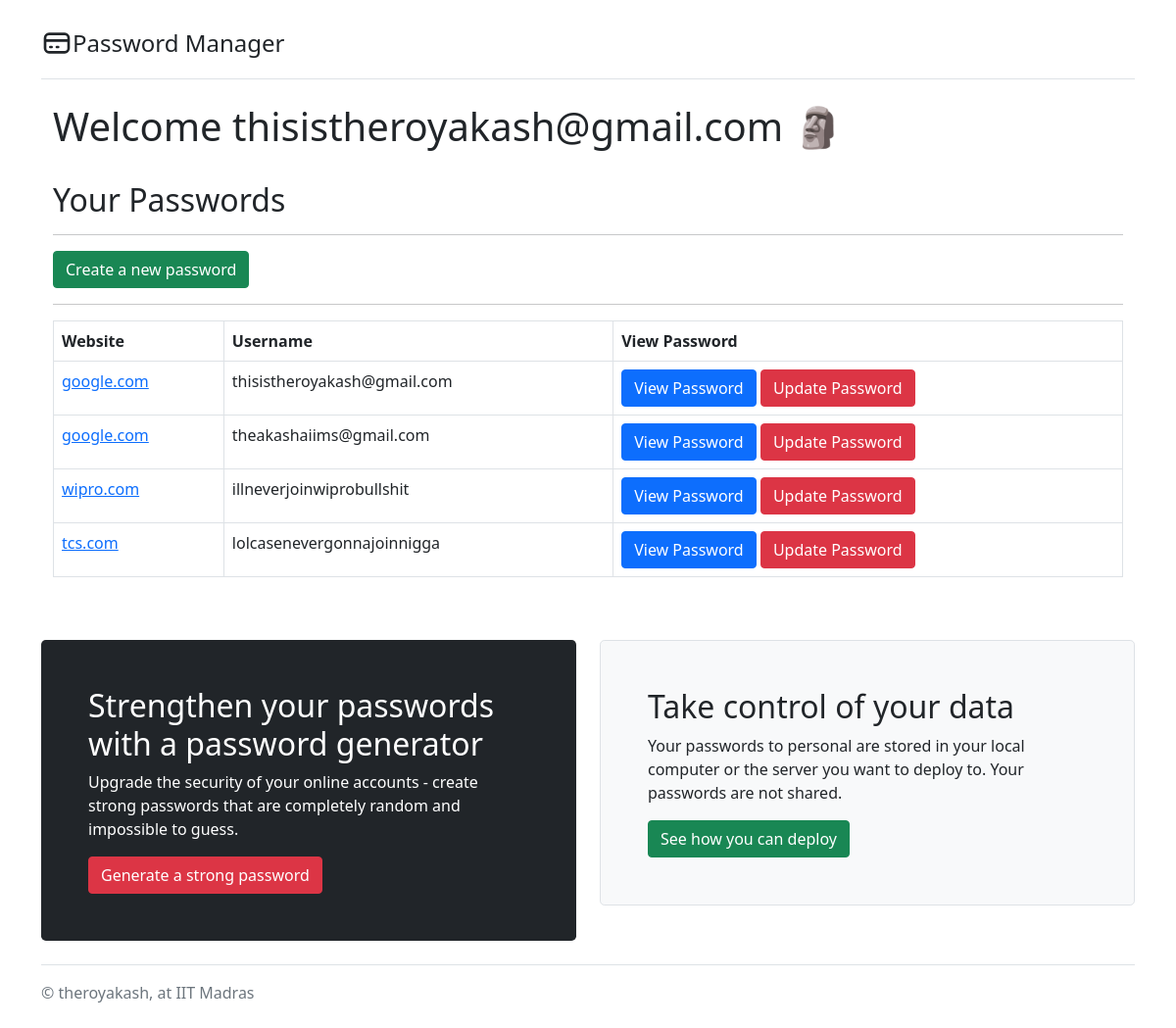
/vault (signed in), run on the app's committed database.
### tables this page shows
CREATE TABLE "passwords" (
            "id"	INTEGER PRIMARY KEY AUTOINCREMENT,
            "website"	TEXT NOT NULL,
            "username"	TEXT NOT NULL,
            "password"	TEXT,
            "last_updated"	TEXT,
            "userid" INTEGER
        );

### main.py (the view)
@app.route("/vault", methods=["GET"])
@login_required
def vault():
    username:str = session.get('username')
    currentlySignedUserID = session.get('userid')
    passwords = database.get_all_passwords(currentlySignedUserID)
    return render_template("vault.html", username=username, passwords=passwords)

### database.py (called while the page is built)
def get_all_passwords(currentlySignedUserID:int):
    connection = sqlite3.connect(f"{HERE}/db/database.db")
    cursor = connection.cursor()
    with connection:
        cursor.execute(f"SELECT * FROM passwords where userid={currentlySignedUserID}")
    fetched_data = cursor.fetchall()
    return fetched_data

### loginrequired.py (called while the page is built)
def login_required(f):
    @wraps(f)
    def decorated_function(*args, **kwargs):
        if session.get("username") is None:
            return redirect("/login")
        return f(*args, **kwargs)
    return decorated_function

### main.py (called while the page is built)
@app.after_request
def after_request(response):
    response.headers["Cache-Control"] = "no-cache, no-store, must-revalidate"
    response.headers["Expires"] = 0
    response.headers["Pragma"] = "no-cache"
    return response

### templates/vault.html (shortened to what this page needs)
{% extends "base.html" %}
{% block body %}
<main>
    <div class="container p-10">
        <h1>Welcome {{username}} 🗿</h1>
        <br>
        <h2>Your Passwords</h2>
        <hr>
        <button type="button" class="btn btn-success" data-bs-toggle="modal"
            data-bs-target="#addApassword">Create a new password</button>
        <br>
        <hr>
        <table class="table table-bordered">
            <thead>
                <tr>
                    <th scope="col">Website</th>
                    <th scope="col">Username</th>
                    <th scope="col">View Password</th>
                </tr>
            </thead>
            <tbody>
                {%for password in passwords%}
                <tr>
                    <td><a href="https://www.{{password[1]}}">{{password[1]}}</td>
                    <td>{{password[2]}}</td>
                    <td><button type="button" class="btn btn-primary" data-bs-toggle="modal"
                            data-bs-target="#mymodal{{password[0]}}">
                            View Password</button>
                        </button> <a class="btn btn-danger">Update Password</a></td>
                </tr>
                {%endfor%}
            </tbody>
        </table>
    </div>
</main>
{% endblock %}

### data on the page
passwords: username "thisistheroyakash@gmail.com", website "google.com"
passwords: website "google.com", username "theakashaiims@gmail.com"
passwords: website "wipro.com", username "illneverjoinwiprobullshit"
passwords: website "tcs.com", username "lolcasenevergonnajoinnigga"
